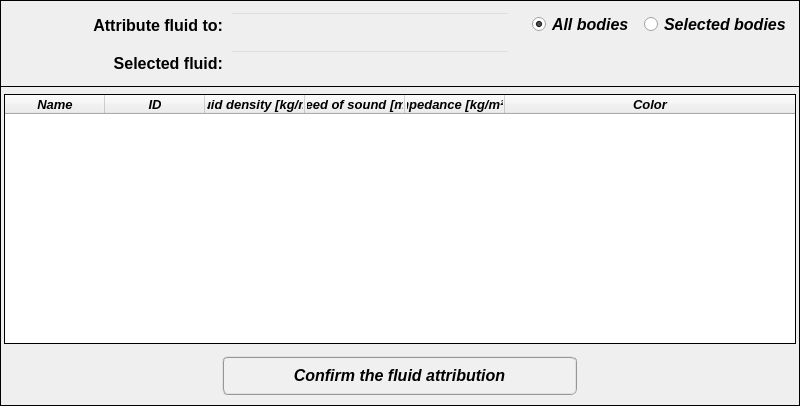
  <widget class="QFrame" name="frame_bottom">
   <property name="geometry">
    <rect>
     <x>0</x>
     <y>396</y>
     <width>800</width>
     <height>406</height>
    </rect>
   </property>
   <property name="minimumSize">
    <size>
     <width>800</width>
     <height>406</height>
    </size>
   </property>
   <property name="maximumSize">
    <size>
     <width>800</width>
     <height>406</height>
    </size>
   </property>
   <property name="styleSheet">
    <string notr="true"/>
   </property>
   <property name="frameShape">
    <enum>QFrame::Box</enum>
   </property>
   <property name="frameShadow">
    <enum>QFrame::Plain</enum>
   </property>
   <property name="lineWidth">
    <number>1</number>
   </property>
   <widget class="QTreeWidget" name="treeWidget_fluids">
    <property name="enabled">
     <bool>true</bool>
    </property>
    <property name="geometry">
     <rect>
      <x>4</x>
      <y>94</y>
      <width>792</width>
      <height>250</height>
     </rect>
    </property>
    <property name="minimumSize">
     <size>
      <width>792</width>
      <height>250</height>
     </size>
    </property>
    <property name="maximumSize">
     <size>
      <width>792</width>
      <height>250</height>
     </size>
    </property>
    <property name="font">
     <font>
      <family>Arial</family>
      <pointsize>10</pointsize>
      <weight>75</weight>
      <italic>true</italic>
      <bold>true</bold>
     </font>
    </property>
    <property name="styleSheet">
     <string notr="true"/>
    </property>
    <property name="frameShape">
     <enum>QFrame::Panel</enum>
    </property>
    <property name="frameShadow">
     <enum>QFrame::Plain</enum>
    </property>
    <property name="lineWidth">
     <number>1</number>
    </property>
    <property name="midLineWidth">
     <number>0</number>
    </property>
    <property name="tabKeyNavigation">
     <bool>true</bool>
    </property>
    <property name="alternatingRowColors">
     <bool>false</bool>
    </property>
    <property name="indentation">
     <number>0</number>
    </property>
    <property name="itemsExpandable">
     <bool>true</bool>
    </property>
    <attribute name="headerVisible">
     <bool>true</bool>
    </attribute>
    <attribute name="headerCascadingSectionResizes">
     <bool>false</bool>
    </attribute>
    <attribute name="headerHighlightSections">
     <bool>false</bool>
    </attribute>
    <attribute name="headerShowSortIndicator" stdset="0">
     <bool>false</bool>
    </attribute>
    <column>
     <property name="text">
      <string>Name</string>
     </property>
     <property name="font">
      <font>
       <family>Arial</family>
       <pointsize>10</pointsize>
       <weight>75</weight>
       <italic>true</italic>
       <bold>true</bold>
      </font>
     </property>
     <property name="textAlignment">
      <set>AlignCenter</set>
     </property>
     <property name="background">
      <color>
       <red>255</red>
       <green>255</green>
       <blue>255</blue>
      </color>
     </property>
    </column>
    <column>
     <property name="text">
      <string>ID</string>
     </property>
     <property name="font">
      <font>
       <family>Arial</family>
       <pointsize>10</pointsize>
       <weight>75</weight>
       <italic>true</italic>
       <bold>true</bold>
      </font>
     </property>
     <property name="textAlignment">
      <set>AlignCenter</set>
     </property>
    </column>
    <column>
     <property name="text">
      <string>Fluid density [kg/m³]</string>
     </property>
     <property name="font">
      <font>
       <family>Arial</family>
       <pointsize>10</pointsize>
       <weight>75</weight>
       <italic>true</italic>
       <bold>true</bold>
      </font>
     </property>
     <property name="textAlignment">
      <set>AlignCenter</set>
     </property>
    </column>
    <column>
     <property name="text">
      <string>Speed of sound [m/s]</string>
     </property>
     <property name="font">
      <font>
       <family>Arial</family>
       <pointsize>10</pointsize>
       <weight>75</weight>
       <italic>true</italic>
       <bold>true</bold>
      </font>
     </property>
     <property name="textAlignment">
      <set>AlignCenter</set>
     </property>
    </column>
    <column>
     <property name="text">
      <string>Impedance [kg/m²s]</string>
     </property>
     <property name="font">
      <font>
       <family>Arial</family>
       <pointsize>10</pointsize>
       <weight>75</weight>
       <italic>true</italic>
       <bold>true</bold>
      </font>
     </property>
     <property name="textAlignment">
      <set>AlignCenter</set>
     </property>
    </column>
    <column>
     <property name="text">
      <string>Color</string>
     </property>
     <property name="font">
      <font>
       <family>Arial</family>
       <pointsize>10</pointsize>
       <weight>75</weight>
       <italic>true</italic>
       <bold>true</bold>
      </font>
     </property>
     <property name="textAlignment">
      <set>AlignCenter</set>
     </property>
    </column>
   </widget>
   <widget class="QPushButton" name="pushButton_confirm">
    <property name="geometry">
     <rect>
      <x>222</x>
      <y>356</y>
      <width>355</width>
      <height>39</height>
     </rect>
    </property>
    <property name="font">
     <font>
      <family>Arial</family>
      <pointsize>12</pointsize>
      <weight>75</weight>
      <italic>true</italic>
      <bold>true</bold>
     </font>
    </property>
    <property name="autoFillBackground">
     <bool>false</bool>
    </property>
    <property name="styleSheet">
     <string notr="true">QPushButton{border-radius: 6px; border-color: rgb(150, 150, 150); border-style: ridge; border-width: 2px; color: rgb(0, 0, 0); background-color: rgb(240, 240, 240); font: 75 italic bold 12pt &quot;Arial&quot;}
QPushButton:hover{border-radius: 6px; border-color: rgb(0, 170, 255); border-style: ridge; border-width: 2px; color: rgb(0, 0, 0); background-color: rgba(174, 213, 255, 100); font: 75 italic bold 12pt &quot;Arial&quot;}
QPushButton:pressed{border-radius: 6px; border-color: rgb(0, 170, 255); border-style: ridge; border-width: 3px; color: rgb(0, 0, 0); background-color: rgb(174, 213, 255); font: 75 italic bold 12pt &quot;Arial&quot;}</string>
    </property>
    <property name="text">
     <string>Confirm the fluid attribution</string>
    </property>
    <property name="shortcut">
     <string>Shift+C</string>
    </property>
    <property name="default">
     <bool>false</bool>
    </property>
   </widget>
   <widget class="QFrame" name="frame">
    <property name="geometry">
     <rect>
      <x>0</x>
      <y>0</y>
      <width>800</width>
      <height>87</height>
     </rect>
    </property>
    <property name="minimumSize">
     <size>
      <width>800</width>
      <height>87</height>
     </size>
    </property>
    <property name="maximumSize">
     <size>
      <width>800</width>
      <height>87</height>
     </size>
    </property>
    <property name="frameShape">
     <enum>QFrame::Box</enum>
    </property>
    <property name="frameShadow">
     <enum>QFrame::Plain</enum>
    </property>
    <property name="lineWidth">
     <number>1</number>
    </property>
    <widget class="QRadioButton" name="radioButton_selected_bodies">
     <property name="geometry">
      <rect>
       <x>644</x>
       <y>12</y>
       <width>152</width>
       <height>25</height>
      </rect>
     </property>
     <property name="minimumSize">
      <size>
       <width>152</width>
       <height>25</height>
      </size>
     </property>
     <property name="maximumSize">
      <size>
       <width>152</width>
       <height>25</height>
      </size>
     </property>
     <property name="font">
      <font>
       <family>Arial</family>
       <pointsize>12</pointsize>
       <weight>75</weight>
       <italic>true</italic>
       <bold>true</bold>
      </font>
     </property>
     <property name="text">
      <string>Selected bodies</string>
     </property>
     <property name="checked">
      <bool>false</bool>
     </property>
    </widget>
    <widget class="QRadioButton" name="radioButton_all">
     <property name="geometry">
      <rect>
       <x>532</x>
       <y>12</y>
       <width>100</width>
       <height>25</height>
      </rect>
     </property>
     <property name="minimumSize">
      <size>
       <width>100</width>
       <height>25</height>
      </size>
     </property>
     <property name="maximumSize">
      <size>
       <width>100</width>
       <height>25</height>
      </size>
     </property>
     <property name="font">
      <font>
       <family>Arial</family>
       <pointsize>12</pointsize>
       <weight>75</weight>
       <italic>true</italic>
       <bold>true</bold>
      </font>
     </property>
     <property name="text">
      <string>All bodies</string>
     </property>
     <property name="checked">
      <bool>true</bool>
     </property>
    </widget>
    <widget class="QLabel" name="label">
     <property name="geometry">
      <rect>
       <x>26</x>
       <y>12</y>
       <width>197</width>
       <height>28</height>
      </rect>
     </property>
     <property name="font">
      <font>
       <family>Arial</family>
       <pointsize>12</pointsize>
       <weight>75</weight>
       <bold>true</bold>
      </font>
     </property>
     <property name="text">
      <string>&lt;html&gt;&lt;head/&gt;&lt;body&gt;&lt;p align=&quot;right&quot;&gt;Attribute fluid to:&lt;/p&gt;&lt;/body&gt;&lt;/html&gt;</string>
     </property>
     <property name="textFormat">
      <enum>Qt::AutoText</enum>
     </property>
     <property name="alignment">
      <set>Qt::AlignRight|Qt::AlignTrailing|Qt::AlignVCenter</set>
     </property>
    </widget>
    <widget class="QLineEdit" name="lineEdit_selected_ID">
     <property name="enabled">
      <bool>false</bool>
     </property>
     <property name="geometry">
      <rect>
       <x>230</x>
       <y>12</y>
       <width>280</width>
       <height>26</height>
      </rect>
     </property>
     <property name="minimumSize">
      <size>
       <width>280</width>
       <height>26</height>
      </size>
     </property>
     <property name="maximumSize">
      <size>
       <width>280</width>
       <height>26</height>
      </size>
     </property>
     <property name="font">
      <font>
       <family>Arial</family>
       <pointsize>11</pointsize>
       <weight>75</weight>
       <italic>true</italic>
       <bold>true</bold>
      </font>
     </property>
     <property name="focusPolicy">
      <enum>Qt::ClickFocus</enum>
     </property>
     <property name="styleSheet">
      <string notr="true">QLineEdit{color: rgb(0,0,255); background-color: rgba(255, 255, 255, 200)}
QLineEdit::Disabled{color: rgb(120,120,120); background-color: rgba(0, 0, 0, 0)}</string>
     </property>
     <property name="text">
      <string/>
     </property>
     <property name="alignment">
      <set>Qt::AlignCenter</set>
     </property>
    </widget>
    <widget class="QLineEdit" name="lineEdit_selected_fluid_name">
     <property name="enabled">
      <bool>false</bool>
     </property>
     <property name="geometry">
      <rect>
       <x>230</x>
       <y>50</y>
       <width>280</width>
       <height>26</height>
      </rect>
     </property>
     <property name="minimumSize">
      <size>
       <width>280</width>
       <height>26</height>
      </size>
     </property>
     <property name="maximumSize">
      <size>
       <width>280</width>
       <height>26</height>
      </size>
     </property>
     <property name="font">
      <font>
       <family>Arial</family>
       <pointsize>11</pointsize>
       <weight>75</weight>
       <italic>true</italic>
       <bold>true</bold>
      </font>
     </property>
     <property name="focusPolicy">
      <enum>Qt::ClickFocus</enum>
     </property>
     <property name="styleSheet">
      <string notr="true">QLineEdit{color: rgb(0,0,255); background-color: rgba(255, 255, 255, 200)}
QLineEdit::Disabled{color: rgb(120,120,120); background-color: rgba(0, 0, 0, 0)}</string>
     </property>
     <property name="text">
      <string/>
     </property>
     <property name="alignment">
      <set>Qt::AlignCenter</set>
     </property>
    </widget>
    <widget class="QLabel" name="label_3">
     <property name="geometry">
      <rect>
       <x>26</x>
       <y>50</y>
       <width>197</width>
       <height>28</height>
      </rect>
     </property>
     <property name="font">
      <font>
       <family>Arial</family>
       <pointsize>12</pointsize>
       <weight>75</weight>
       <bold>true</bold>
      </font>
     </property>
     <property name="text">
      <string>&lt;html&gt;&lt;head/&gt;&lt;body&gt;&lt;p align=&quot;right&quot;&gt;Selected fluid:&lt;/p&gt;&lt;/body&gt;&lt;/html&gt;</string>
     </property>
     <property name="textFormat">
      <enum>Qt::AutoText</enum>
     </property>
     <property name="alignment">
      <set>Qt::AlignRight|Qt::AlignTrailing|Qt::AlignVCenter</set>
     </property>
    </widget>
   </widget>
  </widget>
